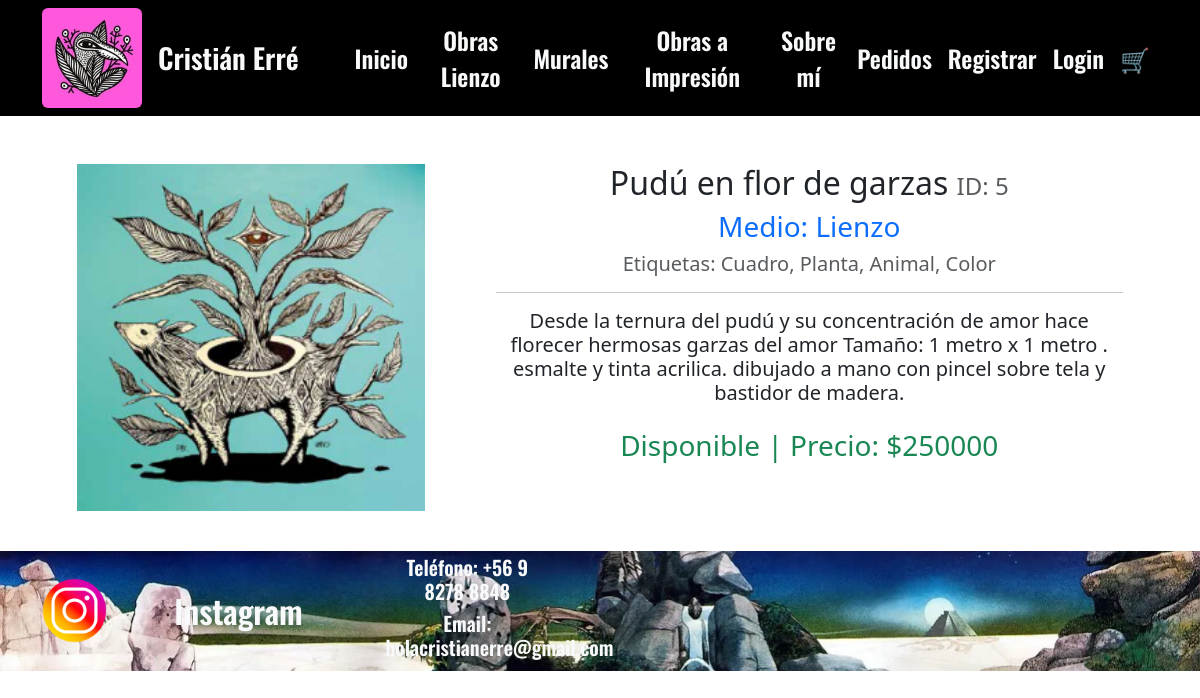
Screenshot of /catalogo/obras/5 with the database file from the repository.
### catalogo/models.py (models this page shows, shortened)
class Obra(models.Model):
    titulo = models.CharField(max_length = 50, verbose_name = "Titulo")
    imagen = models.ImageField(upload_to = "obras", null = True, blank = True, verbose_name = "Imagen")
    medio = models.CharField(max_length = 50, default = "Lienzo", choices = obras_medios, verbose_name = "Medio de Obra")
    etiquetas = models.ManyToManyField(Etiqueta, verbose_name = "etiquetas")
    precio = models.IntegerField(validators=[MinValueValidator(0)], verbose_name = "Precio")
    estado = models.CharField(max_length = 50, default = "Normal", choices = obras_estados, verbose_name = "Estado del producto")
    created = models.DateTimeField(auto_now = True, verbose_name = "Fecha de creación")
    updated = models.DateTimeField(auto_now_add = True, verbose_name = "Última vez editado")
    class Meta:
        verbose_name = "Obra"
        verbose_name_plural = "Obras"

class Etiqueta(models.Model):
    nombre = models.CharField(max_length = 15, verbose_name = "Nombre")
    descripcion = models.CharField(max_length = 70, default = "", verbose_name = "Descripción")
    created = models.DateTimeField(auto_now = True, verbose_name = "Fecha de creación")
    updated = models.DateTimeField(auto_now_add = True, verbose_name = "Fecha de edición")
    class Meta:
        verbose_name = "Etiqueta"
        verbose_name_plural = "Etiquetas"

class Publicacion(models.Model):
    descripcion = models.TextField(null = True, blank = True, verbose_name = "Descripción")
    fuente_de_texto = models.CharField(max_length=20, choices=fuentes_de_texto, default="base", verbose_name="Fuente de texto")
    obra = models.ForeignKey(Obra, on_delete=models.CASCADE, verbose_name="Cita de publicación")
    created = models.DateTimeField(auto_now = True, verbose_name = "Fecha de creación")
    updated = models.DateTimeField(auto_now_add = True, verbose_name = "Última vez editado")
    class Meta:
        verbose_name = "publicación"
        verbose_name_plural = "publicaciones"

### catalogo/views.py (the view)
# urls.py: path('obras/<int:obra_id>', views.detalles, name = "obra"),
def detalles(req, obra_id):
    obra = Obra.objects.get(id = obra_id)
    publicacion = Publicacion.objects.get(obra__id = obra_id)
    return render(req, 'catalogo/detalles.html', {"obra": obra, "publicacion": publicacion})

### core/processors.py (called while the page is built)
def ctx_dict(request):
    ctx = {
        "nombre_pagina": "Cristián Erré",
        "LINK_INSTAGRAM": "https://www.instagram.com/cristian_erre/"
    }
    return ctx

### catalogo/templates/catalogo/detalles.html
{% extends 'core/base.html' %}
{% load static %}
{% block contenido %}
<section class="contenido container">
    <div class="row mb-3 justify-content-around">
        <img class="img-fluid col-4" src="{{ obra.imagen.url }}" alt="obra">
        <div class="col-7">
            <h2>{{ obra.titulo }} <span class="text-muted fs-4">ID: {{ obra.id }}</span></h2>
            <h3 class="text-primary">Medio: {{ obra.medio }}</h3>
            <h5 class="text-muted">
                Etiquetas:
                    {% for e in obra.etiquetas.all %}
                        {{ e.nombre }}{% if not forloop.last %}, {% endif %}
                    {% endfor %}
            </h5>
            <hr>
            <h4 class="fs-5 mb-4">{{ publicacion.descripcion }}</h4>
            <h3 class="text-success">{{ obra.estado }} | Precio: ${{ obra.precio }}</h3>
        </div>
    </div>
</section>
{% endblock %}

### catalogo/static/catalogo/style/styles.css (style rules this page uses)
body { background-color: rgb(255, 255, 255); }

### rows the page displays
Obra: imagen (picture), titulo "Pudú en flor de garzas", id "5", medio "Lienzo", estado "Disponible", precio "250000"
Etiqueta: nombre "Cuadro"
Etiqueta: nombre "Planta"
Etiqueta: nombre "Animal"
Etiqueta: nombre "Color"
Publicacion: descripcion "Desde la ternura del pudú y su concentración de amor hace florecer hermosas garzas del amor Tamaño: 1 metro x 1 metro . esmalte y tinta acrilica. dibujado a mano con pincel sobre tela y bastidor de madera."

### other values shown
{{ nombre_pagina }} "Cristián Erré"
